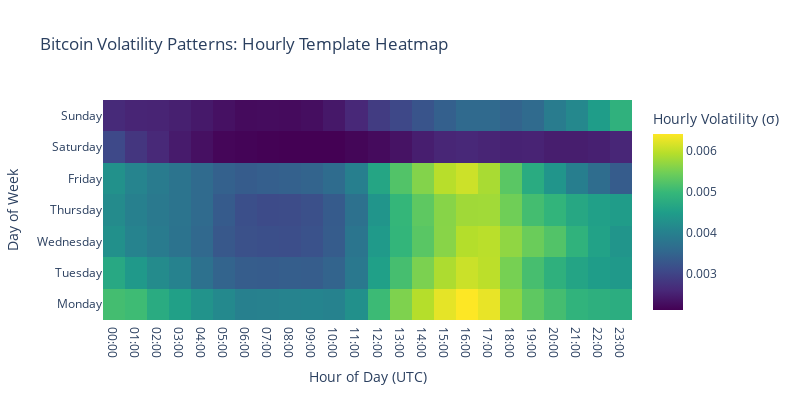

The notebook cell this image was saved under:
### Code cell
# Analyze the hourly template structure
print("=== HOURLY TEMPLATE ANALYSIS ===")

# Get template data for analysis
hourly_template = hourly_template_gbm.get_template_comparison()
print(f"Template shape: {hourly_template.shape}")
print(f"Days covered: {hourly_template['day_of_week'].nunique()} days of week")
print(f"Hours per day: {hourly_template['hour'].nunique()} hours")
print(f"Total template entries: {len(hourly_template)}")

# Show template statistics by day of week
print(f"\n=== VOLATILITY BY DAY OF WEEK ===")
daily_stats = hourly_template.groupby('day_of_week')['log_return_std_rolling'].agg(['mean', 'std', 'min', 'max'])
day_names = ['Monday', 'Tuesday', 'Wednesday', 'Thursday', 'Friday', 'Saturday', 'Sunday']

for i, day_name in enumerate(day_names):
    stats = daily_stats.iloc[i]
    print(f"{day_name:9}: Mean={stats['mean']:.6f}, Std={stats['std']:.6f}, Range=[{stats['min']:.6f}, {stats['max']:.6f}]")

# Show template statistics by hour of day
print(f"\n=== VOLATILITY BY HOUR OF DAY ===")
hourly_stats = hourly_template.groupby('hour')['log_return_std_rolling'].agg(['mean', 'std'])
print("Most volatile hours:")
top_volatile_hours = hourly_stats.sort_values('mean', ascending=False).head(5)
for hour, stats in top_volatile_hours.iterrows():
    print(f"  Hour {hour:2d}:00: Mean volatility = {stats['mean']:.6f}")

print("Least volatile hours:")
least_volatile_hours = hourly_stats.sort_values('mean', ascending=True).head(5)
for hour, stats in least_volatile_hours.iterrows():
    print(f"  Hour {hour:2d}:00: Mean volatility = {stats['mean']:.6f}")

# Create heatmap visualization of volatility patterns
template_pivot = hourly_template.pivot(index='day_of_week', columns='hour', values='log_return_std_rolling')

# Create the heatmap
fig_heatmap = go.Figure(data=go.Heatmap(
    z=template_pivot.values,
    x=[f'{h:02d}:00' for h in range(24)],
    y=day_names,
    colorscale='Viridis',
    colorbar=dict(title="Hourly Volatility (σ)")
))

fig_heatmap.update_layout(
    title="Bitcoin Volatility Patterns: Hourly Template Heatmap",
    xaxis_title="Hour of Day (UTC)",
    yaxis_title="Day of Week",
    height=400,
    width=800
)

fig_heatmap.show()

# Sample some specific time slots for demonstration
print(f"\n=== SAMPLE TEMPLATE VALUES ===")
sample_times = [
    (0, 9),   # Monday 9 AM UTC
    (1, 14),  # Tuesday 2 PM UTC  
    (4, 21),  # Friday 9 PM UTC
    (6, 2),   # Sunday 2 AM UTC
]

for day, hour in sample_times:
    test_time = datetime(2024, 8, 5) + timedelta(days=day, hours=hour)  # Use a Monday as base
    try:
        hourly_std = hourly_template_gbm._get_template_std(test_time)
        print(f"{day_names[day]} {hour:02d}:00 UTC: σ = {hourly_std:.6f}")
    except Exception as e:
        print(f"{day_names[day]} {hour:02d}:00 UTC: Error - {e}")

print(f"\n=== KEY INSIGHTS ===")
most_volatile_day = daily_stats['mean'].idxmax()
least_volatile_day = daily_stats['mean'].idxmin()
print(f"Most volatile day:  {day_names[most_volatile_day]} (σ = {daily_stats.loc[most_volatile_day, 'mean']:.6f})")
print(f"Least volatile day: {day_names[least_volatile_day]} (σ = {daily_stats.loc[least_volatile_day, 'mean']:.6f})")
print(f"Overall template volatility range: {hourly_template['log_return_std_rolling'].min():.6f} to {hourly_template['log_return_std_rolling'].max():.6f}")
print(f"This represents a {hourly_template['log_return_std_rolling'].max()/hourly_template['log_return_std_rolling'].min():.1f}x difference between most and least volatile periods")

### Figure 1 — Plotly figure (JSON) as saved in the notebook; plotly's stock layout.template omitted (floating-point values rounded to 4 significant figures; data arrays with more than 128 entries replaced by an {"elided": "..."} marker saying what was removed)
{"data": [{"colorbar": {"title": {"text": "Hourly Volatility (σ)"}}, "colorscale": [[0, "#440154"], [0.1111, "#482878"], [0.2222, "#3e4989"], [0.3333, "#31688e"], [0.4444, "#26828e"], [0.5556, "#1f9e89"], [0.6667, "#35b779"], [0.7778, "#6ece58"], [0.8889, "#b5de2b"], [1, "#fde725"]], "type": "heatmap", "x": ["00:00", "01:00", "02:00", "03:00", "04:00", "05:00", "06:00", "07:00", "08:00", "09:00", "10:00", "11:00", "12:00", "13:00", "14:00", "15:00", "16:00", "17:00", "18:00", "19:00", "20:00", "21:00", "22:00", "23:00"], "y": ["Monday", "Tuesday", "Wednesday", "Thursday", "Friday", "Saturday", "Sunday"], "z": {"elided": "7x24 float values"}}], "layout": {"height": 400, "title": {"text": "Bitcoin Volatility Patterns: Hourly Template Heatmap"}, "width": 800, "xaxis": {"title": {"text": "Hour of Day (UTC)"}}, "yaxis": {"title": {"text": "Day of Week"}}}}
